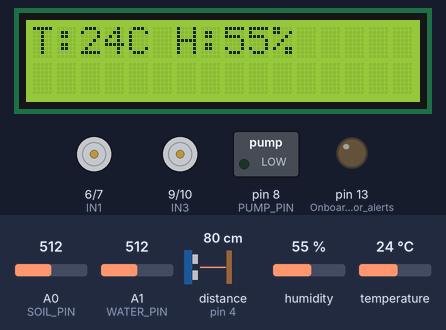
Bench run of a sketch on a simulated Arduino Uno, built with avr-gcc and run on an emulated ATmega328P. Parts: 16×2 character LCD, motor-driver pin pairs drawn as motors (green arrow = first pin HIGH = forward, orange = second pin HIGH = backward, longer = more drive, scaled by the enable pin), switched loads named in the sketch (green lamp = pin HIGH), output pins drawn as LEDs (lit = HIGH). Wiring (inferred from the names in the program): ultrasonic range finder: trigger pin 3; echo pin 4. The inputs (shaded band) are chosen by the test bench; at power-on: A1 (WATER_PIN) = 512, distance to the obstacle (sensor on pin 4) 80 cm, A0 (SOIL_PIN) = 512, humidity 55 %, temperature 24 °C. The echo pulse lasts 58.3 µs per cm; pins used as bus, display or sensor lines are not drawn; what the sketch prints to the serial monitor is not drawn.

Above: at 4.8 s.
4.9 s: A1 (WATER_PIN) set to 691
At 10.0 s:
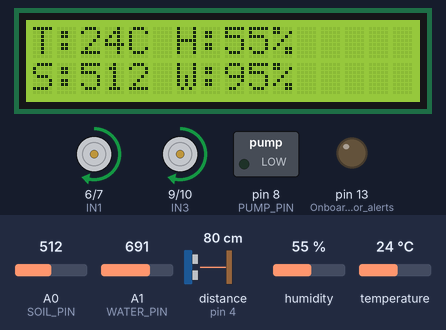
10.5 s: A1 (WATER_PIN) set to 706
At 18.5 s:
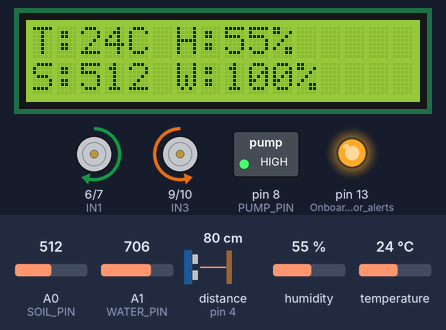
24.9 s: A1 (WATER_PIN) set to 490
At 29.3 s:
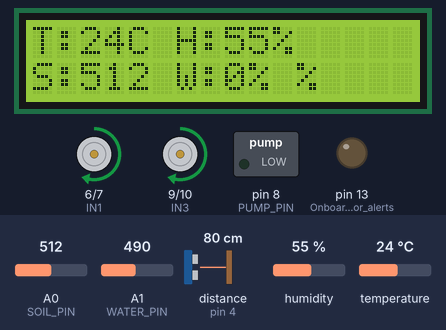
29.7 s: distance to the obstacle (sensor on pin 4) set to 2 cm
At 32.6 s:
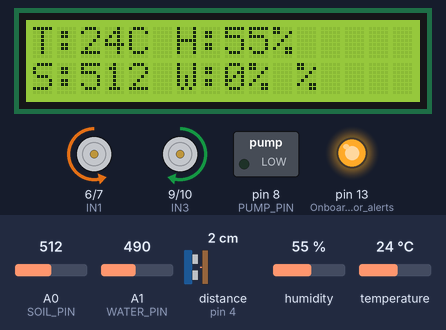
Timing chart, 0 to 37.2 s (numbered marks = the images above; inputs shaded):
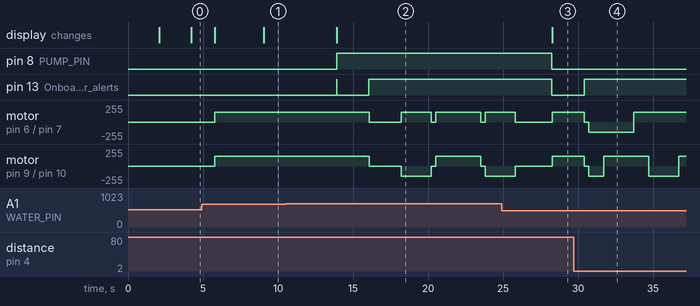

The sketch:

ROVER_COMMENTED.ino
```cpp
#include <DHT.h>
#include <LiquidCrystal_I2C.h>

// Sensor and hardware pin setup
#define SOIL_PIN A0  // Aiyo, soil moisture sensor connected to A0, to check if soil is dry or not
#define WATER_PIN A1  // Water level sensor at A1, to see if tank has enough water
#define PUMP_PIN 8  // Water pump control pin, this one turns pump on/off
#define TRIG_PIN 3  // Ultrasonic sensor trigger pin, sends signal to check obstacles
#define ECHO_PIN 4  // Ultrasonic echo pin, gets the reflected signal

// Motor driver pins
#define ENA 5  // Motor A speed control, PWM pin for left motor
#define IN1 6  // Motor A direction 1, for forward/backward
#define IN2 7  // Motor A direction 2, opposite of IN1
#define ENB 11  // Motor B speed control, PWM for right motor
#define IN3 9  // Motor B direction 1, same logic as IN1
#define IN4 10  // Motor B direction 2, for right motor movement

#define DHTPIN 2  // DHT11 sensor pin, for temp and humidity
#define DHTTYPE DHT11  // Using DHT11 sensor, cheap and works fine
DHT dht(DHTPIN, DHTTYPE);  // Creating DHT object, initialized with pin and type

LiquidCrystal_I2C lcd(0x27, 16, 2);  // LCD setup with I2C address 0x27, 16x2 display

// Field configuration
const int totalRows = 5;  // Total rows in the field, robot will move through 5 rows
int currentRow = 0;  // Tracks which row the robot is in
bool movingRight = true;  // Direction flag, true means moving right, false is left

// Threshold values for triggering pump
const int soilThreshold = 500;  // Soil moisture threshold, above 500 means too dry, pump on
const int waterThreshold = 85;  // Water level threshold, below 85% means tank is low

// Movement timing
unsigned long moveStartTime = 0;  // Tracks when robot starts moving in a row
const unsigned long rowMoveDuration = 10000;  // 10 seconds to move along one row
bool rowMovementStarted = false;  // Flag to check if row movement has started

int count=0;  // Counter for moisture alerts, to limit SMS spam
int count1=0;  // Counter for water level alerts
int count2=0;  // Counter for humidity alerts
int count3=0;  // Counter for temperature alerts

enum State { MOVE_ROW, TURN_NEXT_ROW, IDLE };  // States for robot: move in row, turn, or stop
State currentState = MOVE_ROW;  // Start with moving in row

void setup() {
  Serial.begin(9600);  // Start serial for debugging, 9600 baud rate
  dht.begin();  // Initialize DHT11 sensor

  lcd.init();  // Start the LCD
  lcd.backlight();  // Turn on backlight, looks cool
  lcd.clear();  // Clear the screen
  lcd.print("Initializing...");  // Show startup message
  delay(2000);  // Wait 2 seconds for drama
  lcd.clear();  // Clear again for fresh display

  pinMode(PUMP_PIN, OUTPUT);  // Pump pin as output
  pinMode(TRIG_PIN, OUTPUT);  // Ultrasonic trigger as output
  pinMode(ECHO_PIN, INPUT);  // Ultrasonic echo as input
  pinMode(13, OUTPUT);  // Onboard LED for alerts, like warning light

  // Motor pin configuration
  pinMode(ENA, OUTPUT);  // Speed control for motor A
  pinMode(IN1, OUTPUT);  // Direction pins for motor A
  pinMode(IN2, OUTPUT);
  pinMode(ENB, OUTPUT);  // Speed control for motor B
  pinMode(IN3, OUTPUT);  // Direction pins for motor B
  pinMode(IN4, OUTPUT);

  stopMotors();  // Stop motors initially, safety first
  delay(1000);  // Wait 1 second before starting
}

void loop() {
  checkDHT();  // Check temperature and humidity, like weather report
  checkSoilAndWater();  // Check soil moisture and water level, important for irrigation

  switch (currentState) {  // State machine for robot movement
    case MOVE_ROW:
      if (!rowMovementStarted) {  // If row movement hasn’t started
        if (checkObstacle()) {  // Check for obstacles using ultrasonic
          avoidObstacle();  // If obstacle found, avoid it
        } else {
          moveForward();  // No obstacle, move forward
          moveStartTime = millis();  // Start timer for row movement
          rowMovementStarted = true;  // Mark row movement as started
        }
      } else {
        // Check if row movement time is over
        if (millis() - moveStartTime >= rowMoveDuration) {
          stopMotors();  // Stop at end of row
          rowMovementStarted = false;  // Reset flag
          currentState = TURN_NEXT_ROW;  // Move to turning state
        } else if (checkObstacle()) {  // Mid-row obstacle check
          unsigned long obstacleStart = millis();  // Start timer for avoidance
          avoidObstacle();  // Avoid the obstacle
          unsigned long obstacleTime = millis() - obstacleStart;  // Time taken to avoid
          moveStartTime += obstacleTime;  // Adjust row timer
          moveForward();  // Resume moving forward
        }
      }
      break;

    case TURN_NEXT_ROW:
      // Logic for U-turn at row end
      if (currentRow < totalRows - 1) {  // If not last row
        if (movingRight) {  // Moving right, do right U-turn
          turnRight();
          delay(2000);  // Turn for 2 seconds
          stopMotors();
          delay(300);  // Small pause
          moveForward();  // Move to align for next row
          delay(3000);  // Move for 3 seconds
          stopMotors();
          delay(300);
          turnRight();  // Complete U-turn
          delay(2000);
          stopMotors();
          delay(300);
        } else {  // Moving left, do left U-turn
          turnLeft();
          delay(2000);
          stopMotors();
          delay(300);
          moveForward();
          delay(3000);
          stopMotors();
          delay(300);
          turnLeft();
          delay(2000);
          stopMotors();
          delay(300);
        }
        movingRight = !movingRight;  // Switch direction for next row
        currentRow++;  // Move to next row
        currentState = MOVE_ROW;  // Back to moving state
      } else {
        currentState = IDLE;  // All rows done, stop robot
      }
      break;

    case IDLE:
      stopMotors();  // Just chill, no movement
      break;
  }
}

// Reads moisture and water tank level and controls pump
void checkSoilAndWater() {
  int soilValue = analogRead(SOIL_PIN);  // Read soil moisture value
  int waterValue = analogRead(WATER_PIN);  // Read water level value

  // Convert water level to percentage
  int percentage = map(constrain(waterValue, 500, 700), 500, 700, 0, 100);  // Map water level to 0-100%

  // Send data to serial for server
  Serial.print("sensornewgsm.php?client=iot2k24145&s1=");
  Serial.print(soilValue);  // Send soil value
  Serial.print("&s2=NA&s3=NA&s4=NA&s5=NA&sms=NA&msg=NA#");
  delay(500);  // Small delay for serial
  Serial.print("sensornewgsm.php?client=iot2k24145&s2=");
  Serial.print(waterValue);  // Send water level
  Serial.print("&s1=NA&s3=NA&s4=NA&s5=NA&sms=NA&msg=NA#");
  delay(500);
  Serial.print(" (");
  Serial.print(percentage);  // Print percentage for debugging
  Serial.println("%)");

  // Control pump based on conditions
  if (soilValue > soilThreshold && count<=2) {
    digitalWrite(PUMP_PIN, LOW);  // Turn off pump if soil too dry
  }
  else if(percentage < waterThreshold){
    digitalWrite(PUMP_PIN, LOW);  // Turn off pump if water level low
  }
  else{
    digitalWrite(PUMP_PIN, HIGH);  // Turn on pump otherwise
  }

  // Send alerts for low moisture
  if (soilValue > soilThreshold && count<=2) {
    Serial.print("sensornewgsm.php?client=iot2k24145&s1=");
    Serial.print("MOISTURE_LEVEL_LOW");  // Send low moisture alert
    Serial.print("&s2=NA&s3=NA&s4=NA&s5=NA&sms=YES&msg=MOISTURE_LEVEL_LOW#");
    count+=1;  // Increment alert counter
    delay(500);
  }
  if (percentage >= waterThreshold && count<=2) {
    Serial.print("sensornewgsm.php?client=iot2k24145&s2=");
    Serial.print("WATER_LEVEL_HIGH");  // Send  water alert
    Serial.print("&s1=NA&s3=NA&s4=NA&s5=NA&sms=YES&msg=WATER_LEVEL_HIGH#");
    count1 += 1;  // Increment water alert counter
    delay(500);
  }

  // Turn on LED if tank is full
  digitalWrite(13, (percentage >= 100) ? HIGH : LOW);  // LED on if tank full

  // Update LCD with soil and water data
  lcd.setCursor(0, 1);
  lcd.print("S:");
  lcd.print(soilValue);  // Show soil moisture
  lcd.print(" W:");
  lcd.print(percentage);  // Show water percentage
  lcd.print("% ");
}

// Monitors temperature and humidity
void checkDHT() {
  float temp = dht.readTemperature();  // Read temperature
  float hum = dht.readHumidity();  // Read humidity

  if (isnan(temp) || isnan(hum)) {  // Check if sensor reading failed
    Serial.println("DHT11 Error reading values");  // Print error
    return;
  }

  // Print temp and humidity to serial
  Serial.print("Temp: ");
  Serial.print(temp);
  Serial.print("°C ");
  Serial.print("Humidity: ");
  Serial.print(hum);
  Serial.println("%");

  // Send temp and humidity to server
  Serial.print("sensornewgsm.php?client=iot2k24145&s4=");
  Serial.print(temp);
  Serial.print("&s1=NA&s2=NA&s3=NA&s5=NA&sms=NA&msg=NA#");
  delay(500);
  Serial.print("sensornewgsm.php?client=iot2k24145&s3=");
  Serial.print(hum);
  Serial.print("&s1=NA&s2=NA&s4=NA&s5=NA&sms=NA&msg=NA#");
  delay(500);

  // Alert for high humidity
  if (hum > 90 && count<=2) {
    Serial.print("sensornewgsm.php?client=iot2k24145&s3=");
    Serial.print("HUMIDITY_LEVEL_HIGH");  // Send high humidity alert
    Serial.print("&s1=NA&s2=NA&s4=NA&s5=NA&sms=YES&msg=HUMIDITY_LEVEL_HIGH#");
    count2 += 1;  // Increment humidity alert counter
    delay(500);
  }

  // Alert for high temperature
  if (temp > 38 && count<=2) {
    Serial.print("sensornewgsm.php?client=iot2k24145&s4=");
    Serial.print("HIGH_TEMPERATURE");  // Send high temperature alert
    Serial.print("&s1=NA&s2=NA&s3=NA&s5=NA&sms=YES&msg=HIGH_TEMPERATURE#");
    count3 += 1;  // Increment temp alert counter
    delay(500);
  }

  // Update LCD with temp and humidity
  lcd.setCursor(0, 0);
  lcd.print("T:");
  lcd.print((int)temp);  // Show temperature value
  lcd.print("C H:");
  lcd.print((int)hum);  // Show humidity value
  lcd.print("%  ");
}

// Motor movement helpers
void moveForward() {
  digitalWrite(IN1, HIGH);  // Set motor A forward
  digitalWrite(IN2, LOW);
  digitalWrite(IN3, HIGH);  // Set motor B forward
  digitalWrite(IN4, LOW);
  analogWrite(ENA, 150);  // Set speed for motor A
  analogWrite(ENB, 150);  // Set speed for motor B
}

void moveBackward() {
  digitalWrite(IN1, LOW);  // Set motor A backward
  digitalWrite(IN2, HIGH);
  digitalWrite(IN3, LOW);  // Set motor B backward
  digitalWrite(IN4, HIGH);
  analogWrite(ENA, 150);  // Same speed
  analogWrite(ENB, 150);
}

void turnRight() {
  digitalWrite(IN1, HIGH);  // Motor A forward
  digitalWrite(IN2, LOW);
  digitalWrite(IN3, LOW);  // Motor B backward
  digitalWrite(IN4, HIGH);
  analogWrite(ENA, 150);  // Speed for turning
  analogWrite(ENB, 150);
}

void turnLeft() {
  digitalWrite(IN1, LOW);  // Motor A backward
  digitalWrite(IN2, HIGH);
  digitalWrite(IN3, HIGH);  // Motor B forward
  digitalWrite(IN4, LOW);
  analogWrite(ENA, 150);  // Speed for turning
  analogWrite(ENB, 150);
}

void stopMotors() {
  digitalWrite(IN1, LOW);  // Stop both motors
  digitalWrite(IN2, LOW);
  digitalWrite(IN3, LOW);
  digitalWrite(IN4, LOW);
}

// Ultrasonic obstacle detection
bool checkObstacle() {
  digitalWrite(TRIG_PIN, LOW);  // Clear trigger pin
  delayMicroseconds(2);
  digitalWrite(TRIG_PIN, HIGH);  // Send ultrasonic pulse
  delayMicroseconds(10);
  digitalWrite(TRIG_PIN, LOW);

  long duration = pulseIn(ECHO_PIN, HIGH, 30000);  // Measure echo time
  if (duration == 0) {
    Serial.println("Ultrasonic timeout");  // If no echo, print error
    return false;
  }

  int distance = duration * 0.034 / 2;  // Calculate distance in cm
  Serial.print("Distance: ");
  Serial.print(distance);
  Serial.println(" cm");

  if (distance < 12) {
    Serial.println("WARNING: Obstacle very close!");  // Alert if too close
    digitalWrite(13, HIGH);  // Turn on LED
  } else {
    digitalWrite(13, LOW);  // LED off if no obstacle
  }

  return distance <= 12;  // Return true if obstacle within 12 cm
}

// Simple path to avoid obstacles
void avoidObstacle() {
  stopMotors();  // Stop first
  delay(300);  // Small pause
  moveBackward();  // Back up a bit
  delay(1000);
  turnLeft();  // Turn left to avoid
  delay(2000);
  moveForward();  // Move forward
  delay(1000);
  turnRight();  // Turn right
  delay(2000);
  moveForward();  // Move again
  delay(2000);
  turnRight();  // Another right turn
  delay(2000);
  moveForward();  // Move forward
  delay(1000);
  turnLeft();  // Back to original direction
  delay(2000);
  stopMotors();  // Stop after avoiding
  delay(300);
}
```

Measured:
- the behaviour switches between 699 and 700 on A1 (WATER_PIN) (found by bisection; images 1 and 2)
- after the input at 4.9 s, the display: first differs from a run without the input after 4.1 s (image 1)
- after the input at 10.5 s, pin 13 (Onboard_LED_for_alerts): LOW → HIGH after 3.4 s, → LOW 0.02 s later, → HIGH 2.1 s later; the display: changes after 3.4 s (image 2)
- after the input at 24.9 s, pin 8 (PUMP_PIN): HIGH → LOW after 3.4 s; the display: changes after 3.4 s (image 3)
- after the input at 29.7 s, pin 13 (Onboard_LED_for_alerts): LOW → HIGH after 0.73 s; motor on pin 6 (IN1) / pin 7 (IN2): forward 150/255 → stopped after 0.73 s, → backward 150/255 0.30 s later, → forward 150/255 3.0 s later
